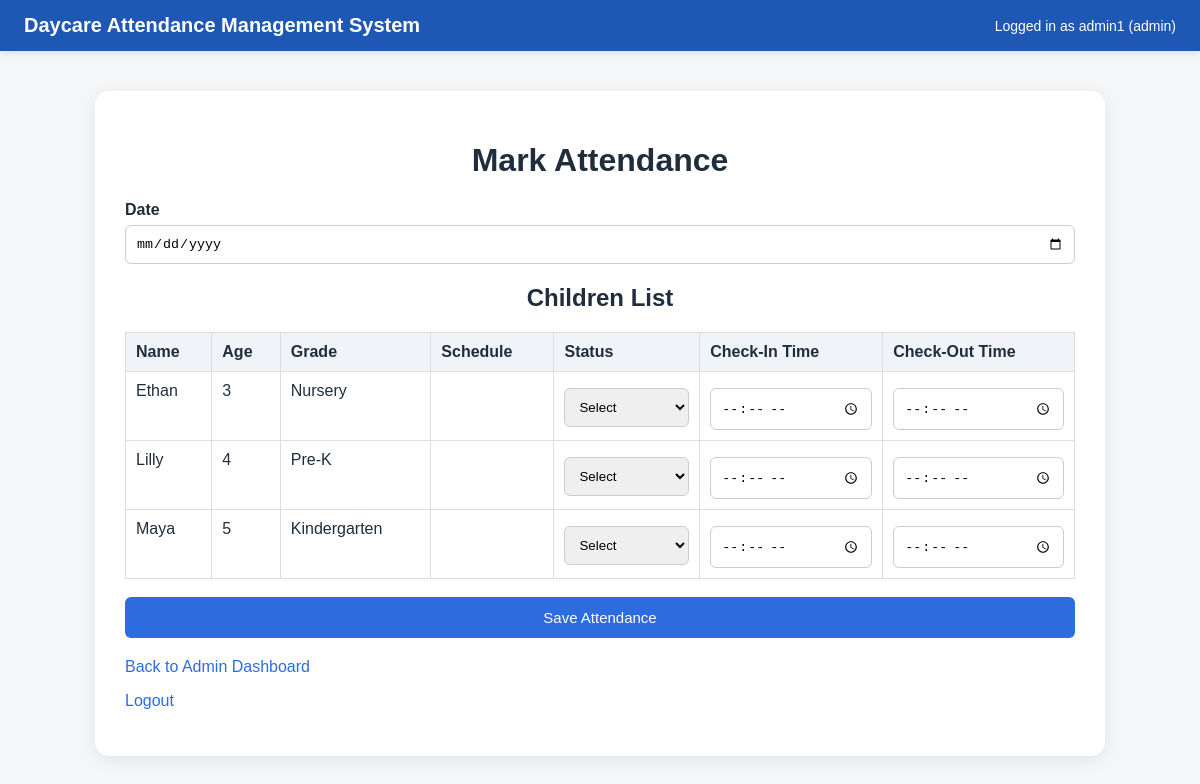
The app's page /attendance (signed in) with its own data.
### tables this page shows
CREATE TABLE children (
    id INTEGER PRIMARY KEY AUTOINCREMENT,
    name TEXT NOT NULL,
    date_of_birth TEXT,
    grade TEXT,
    age INTEGER NOT NULL,
    parent_user_id INTEGER,
    parent_name TEXT,
    parent_address TEXT,
    parent_phone TEXT,
    emergency_contact TEXT,
    immunization_status TEXT,
    FOREIGN KEY (parent_user_id) REFERENCES users(id)
);

### app.py (the view, shortened to what this page needs)
@app.route("/attendance", methods=["GET", "POST"])
def mark_attendance():
    if "role" not in session or session["role"] not in ["admin", "teacher"]:
        return redirect(url_for("login"))
    conn = get_db_connection()
    children = conn.execute("SELECT * FROM children ORDER BY name").fetchall()
    conn.close()
    return render_template(
        "mark_attendance.html",
        children=children,
        username=session["username"],
        role=session["role"]
    )

### app.py (called while the page is built)
def get_db_connection():
    conn = sqlite3.connect("daycare.db")
    conn.row_factory = sqlite3.Row
    return conn

### templates/mark_attendance.html (shortened to what this page needs)
<!DOCTYPE html>
<html>
<head>
    <link rel="stylesheet" href="{{ url_for('static', filename='style.css') }}">
</head>
<body>
    <div class="topbar">
        <div class="topbar-title">Daycare Attendance Management System</div>
        <div class="topbar-user">
            Logged in as {{ username }} ({% if role == "teacher" %}Employee{% else %}{{ role }}{% endif %})
        </div>
    </div>
    <div class="container">
        <h1>Mark Attendance</h1>
        <form method="POST">
            <label>Date</label>
            <input type="date" name="date" required>
            <h2>Children List</h2>
            {% if children %}
                <table>
                    <tr>
                        <th>Name</th>
                        <th>Age</th>
                        <th>Grade</th>
                        <th>Schedule</th>
                        <th>Status</th>
                        <th>Check-In Time</th>
                        <th>Check-Out Time</th>
                    </tr>
                    {% for child in children %}
                    <tr>
                        <td>{{ child['name'] }}</td>
                        <td>{{ child['age'] }}</td>
                        <td>{{ child['grade'] }}</td>
                        <td>{{ child['schedule_type'] }}</td>
                        <td>
                            <select name="status_{{ child['id'] }}" required>
                                <option value="">Select</option>
                            </select>
                        </td>
                        <td><input type="time" name="checkin_{{ child['id'] }}"></td>
                        <td><input type="time" name="checkout_{{ child['id'] }}"></td>
                    </tr>
                    {% endfor %}
                </table>
                <button type="submit">Save Attendance</button>
            {% else %}
                <p>No children available.</p>
            {% endif %}
        </form>
        {% if role == "admin" %}
            <p style="margin-top:20px;"><a href="/admin">Back to Admin Dashboard</a></p>
        {% else %}
            <p style="margin-top:20px;"><a href="/teacher">Back to Employee Dashboard</a></p>
        {% endif %}
        <p><a href="/logout">Logout</a></p>
    </div>
</body>
</html>

### static/style.css (style rules this page uses)
body { font-family: Arial, sans-serif; background: #f4f6f8; margin: 0; padding: 0; color: #1f2d3d; }
.topbar { background: #1f57b5; color: white; padding: 14px 24px; display: flex; justify-content: space-between; align-items: center; flex-wrap: wrap; box-shadow: 0 2px 8px rgba(0, 0, 0, 0.1); }
.topbar-title { font-size: 20px; font-weight: bold; }
.topbar-user { font-size: 14px; }
.container { width: 950px; margin: 40px auto; background: white; padding: 30px; border-radius: 14px; box-shadow: 0 4px 18px rgba(0, 0, 0, 0.08); }
h1, h2 { text-align: center; color: #1f2d3d; }
label { display: block; margin-top: 12px; font-weight: bold; }
input, select { width: 100%; padding: 10px; margin-top: 6px; box-sizing: border-box; border: 1px solid #ccc; border-radius: 6px; }
button { margin-top: 18px; width: 100%; padding: 12px; background: #2d6cdf; color: white; border: none; border-radius: 6px; cursor: pointer; font-size: 15px; }
table { width: 100%; border-collapse: collapse; margin-top: 15px; background: white; }
th, td { border: 1px solid #ddd; padding: 10px; text-align: left; vertical-align: top; }
th { background: #f0f4f8; }
a { color: #2d6cdf; text-decoration: none; }

### records on screen
children: name "Ethan", age "3", grade "Nursery"
children: name "Lilly", age "4", grade "Pre-K"
children: name "Maya", age "5", grade "Kindergarten"

### other values on screen
{{ username }} "admin1"
{{ role }} "admin"
